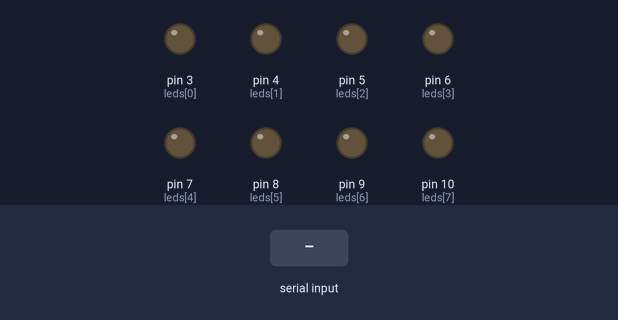
A sketch run on a simulated Arduino Uno, built with avr-gcc and run on an emulated ATmega328P. Parts: output pins drawn as LEDs (lit = HIGH). The inputs (shaded band) are chosen by the test bench.

Above: at 1.2 s.
1.3 s: "90,45\n" received over Serial
At 2.1 s:
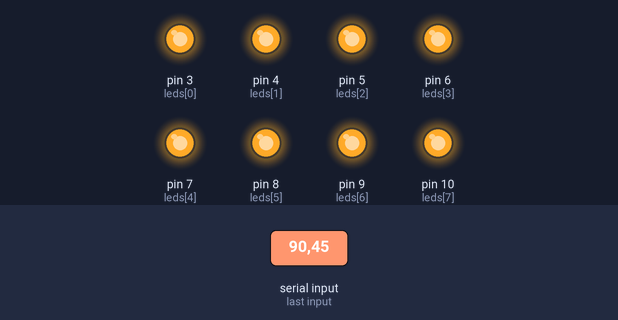
3.0 s: "," received over Serial
At 4.2 s:
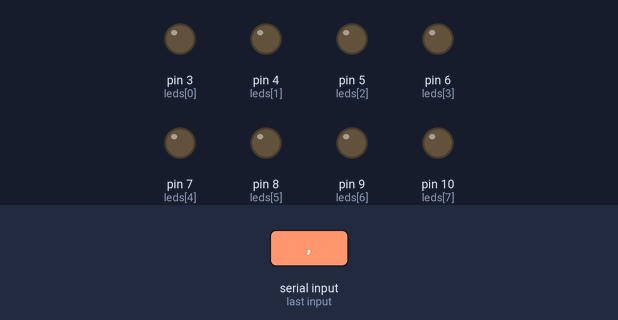
4.5 s: "30,150\n" received over Serial
At 5.9 s:
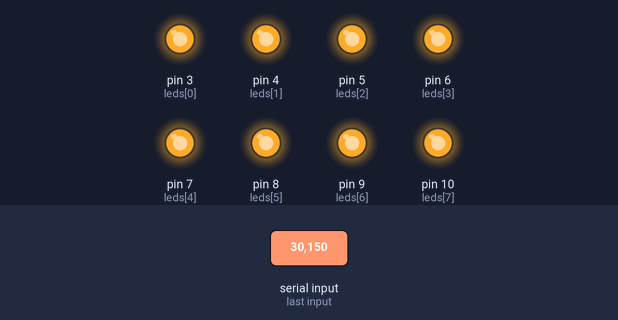
Timing chart, 0 to 7.5 s (numbered marks = the images above; inputs shaded):
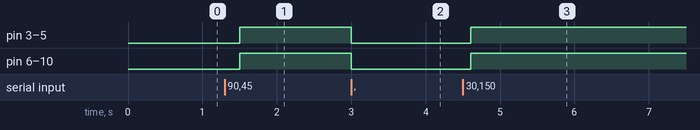

The sketch:

ProgramaT5.ino
```cpp
int leds[8] = {3,4,5,6,7,8,9,10};

void setup() {
  // put your setup code here, to run once:
for(int i=0;i<8;i++)
{
  pinMode(leds[i],OUTPUT);
}
Serial.begin(9600);
Serial.setTimeout(100);
}

String v;
int index = 0;
int pos = 0, stat = 0;

void loop() {

  if(Serial.available()>0)
  {
    limpiar();
    v =Serial.readString();
    index = 0;
    while( index < 9){
      pos = v.indexOf(",");
      stat = v.substring(0,pos).toInt();
      digitalWrite(leds[index], stat);
      v = v.substring(pos+1);
      index++;
    }

  }
  delay(100);
}

void limpiar() {
  for(int i=0; i < 8; i++)
  {
    digitalWrite(leds[i],0);
  }
}
```

Measured:
- after the input at 1.3 s, pin 3 (leds[0]), pin 4 (leds[1]), pin 5 (leds[2]), pin 6 (leds[3]), pin 7 (leds[4]), pin 8 (leds[5]), pin 9 (leds[6]), pin 10 (leds[7]): LOW → HIGH after 0.20 s
- after the input at 3.0 s, pin 3 (leds[0]), pin 4 (leds[1]), pin 5 (leds[2]), pin 6 (leds[3]), pin 7 (leds[4]), pin 8 (leds[5]), pin 9 (leds[6]), pin 10 (leds[7]): HIGH → LOW at once
- after the input at 4.5 s, pin 3 (leds[0]), pin 4 (leds[1]), pin 5 (leds[2]), pin 6 (leds[3]), pin 7 (leds[4]), pin 8 (leds[5]), pin 9 (leds[6]), pin 10 (leds[7]): LOW → HIGH after 0.11 s
